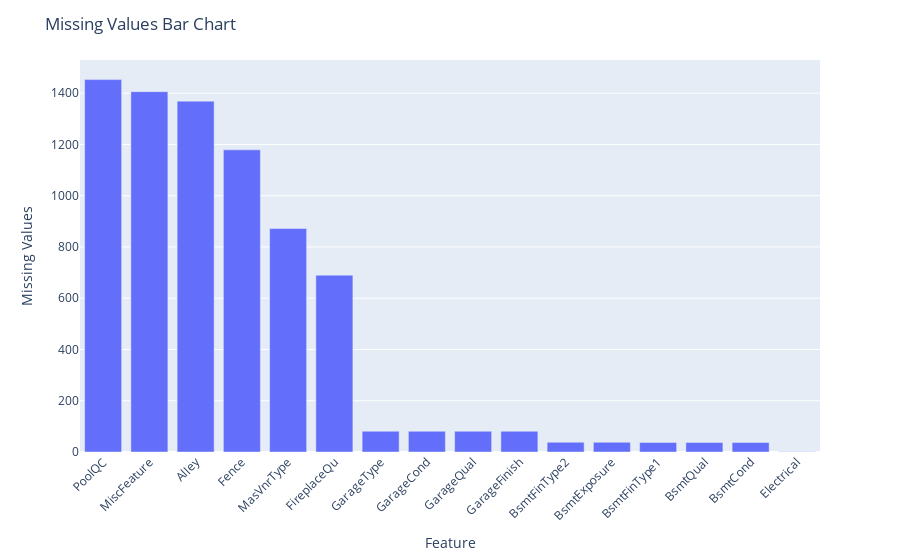

The cell this chart's notebook holds for it:
### Markdown cell above
## Categorial columns

### Code cell
plot_missing_values(object_df)

### Figure 1 — Plotly figure (JSON) as saved in the notebook; plotly's stock layout.template omitted (floating-point values rounded to 4 significant figures)
{"data": [{"alignmentgroup": "True", "hovertemplate": "Feature=%{x}<br>Missing Values=%{y}<extra></extra>", "legendgroup": "", "marker": {"color": "#636efa", "pattern": {"shape": ""}}, "name": "", "offsetgroup": "", "orientation": "v", "showlegend": false, "textposition": "auto", "type": "bar", "x": ["PoolQC", "MiscFeature", "Alley", "Fence", "MasVnrType", "FireplaceQu", "GarageType", "GarageCond", "GarageQual", "GarageFinish", "BsmtFinType2", "BsmtExposure", "BsmtFinType1", "BsmtQual", "BsmtCond", "Electrical"], "xaxis": "x", "y": [1453, 1406, 1369, 1179, 872, 690, 81, 81, 81, 81, 38, 38, 37, 37, 37, 1], "yaxis": "y"}], "layout": {"barmode": "relative", "legend": {"tracegroupgap": 0}, "margin": {"t": 60}, "title": {"text": "Missing Values Bar Chart"}, "xaxis": {"anchor": "y", "domain": [0, 1], "tickangle": -45, "title": {"text": "Feature"}}, "yaxis": {"anchor": "x", "domain": [0, 1], "title": {"text": "Missing Values"}}}}
